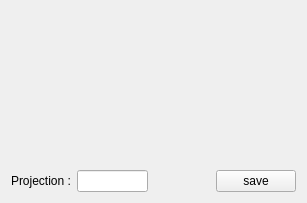
<?xml version="1.0" encoding="UTF-8"?>
<ui version="4.0">
 <class>PlayerProjectionWidget</class>
 <widget class="QWidget" name="PlayerProjectionWidget">
  <property name="geometry">
   <rect>
    <x>0</x>
    <y>0</y>
    <width>307</width>
    <height>203</height>
   </rect>
  </property>
  <property name="windowTitle">
   <string>Form</string>
  </property>
  <layout class="QGridLayout" name="gridLayout">
   <item row="0" column="0" colspan="2">
    <layout class="QVBoxLayout" name="verticalLayout">
     <item>
      <widget class="QStackedWidget" name="myProjectionStyles">
       <property name="currentIndex">
        <number>0</number>
       </property>
       <widget class="QWidget" name="myQBProjectionStyle"/>
       <widget class="QWidget" name="myRBProjectionStyle"/>
       <widget class="QWidget" name="myTEProjectionStyle"/>
       <widget class="QWidget" name="myKProjectionStyle"/>
       <widget class="QWidget" name="myDEFProjectionStyle"/>
       <widget class="QWidget" name="myWRProjectionStyle"/>
      </widget>
     </item>
     <item>
      <layout class="QHBoxLayout" name="horizontalLayout">
       <item>
        <widget class="QLabel" name="label_12">
         <property name="text">
          <string>Projection :</string>
         </property>
        </widget>
       </item>
       <item>
        <widget class="QLineEdit" name="myCalculatedPointLE">
         <property name="readOnly">
          <bool>true</bool>
         </property>
        </widget>
       </item>
       <item>
        <spacer name="horizontalSpacer">
         <property name="orientation">
          <enum>Qt::Horizontal</enum>
         </property>
         <property name="sizeHint" stdset="0">
          <size>
           <width>98</width>
           <height>20</height>
          </size>
         </property>
        </spacer>
       </item>
       <item>
        <widget class="QPushButton" name="pushButton_2">
         <property name="text">
          <string>save</string>
         </property>
        </widget>
       </item>
      </layout>
     </item>
    </layout>
   </item>
  </layout>
 </widget>
 <resources/>
 <connections/>
</ui>
